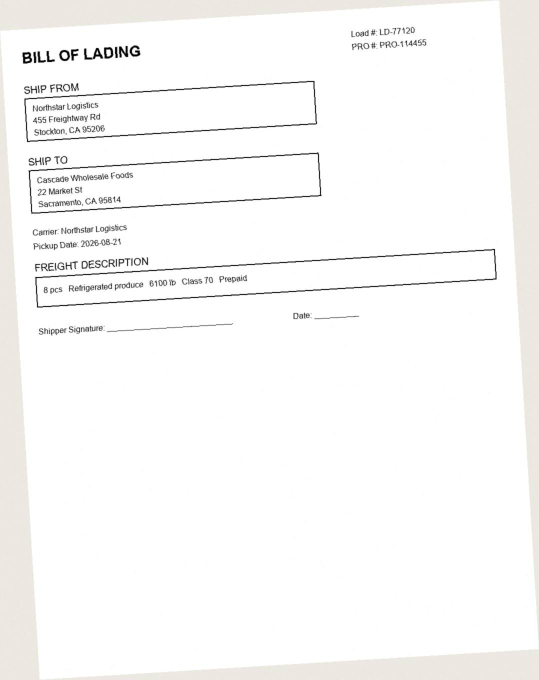
#> input picture samples/bol_northstar_logistics_photo.jpg, 1078 x 1360 px (shown at 1/2 size)
$ python -i generate_samples.py   (imports and definitions only)
#> lines starting #> are read from the running program, lines starting #| are printed output that depends on the picture
#> further down, picture is the input picture: PIL image 1078x1360 RGB; mean R, G, B 249.2, 248.6, 247.9
"""
Generates 3 fictional sample shipment documents used as demo fixtures:
  1. bol_acme_freight.pdf                 - clean printed Bill of Lading (PDF)
  2. bol_northstar_logistics_photo.jpg    - same style, skewed/noisy to simulate a phone photo
  3. pod_acme_freight_delivery.png        - Proof of Delivery with a drawn signature

All company names/addresses are fictional and do not represent any real business.
Run: python samples/generate_samples.py
"""

import math
import random
from pathlib import Path

from reportlab.lib.pagesizes import letter
from reportlab.lib.units import inch
from reportlab.pdfgen import canvas
from PIL import Image, ImageDraw, ImageFont, ImageFilter

OUT_DIR = Path(__file__).parent


# [60 lines left out: function draw_bol_pdf, not called in this run]


def photo_effect(img: Image.Image, angle=3.5, noise=18) -> Image.Image:
#> called with angle = 3.5, noise = 18
    img = img.rotate(angle, expand=True, fillcolor=(235, 232, 225))
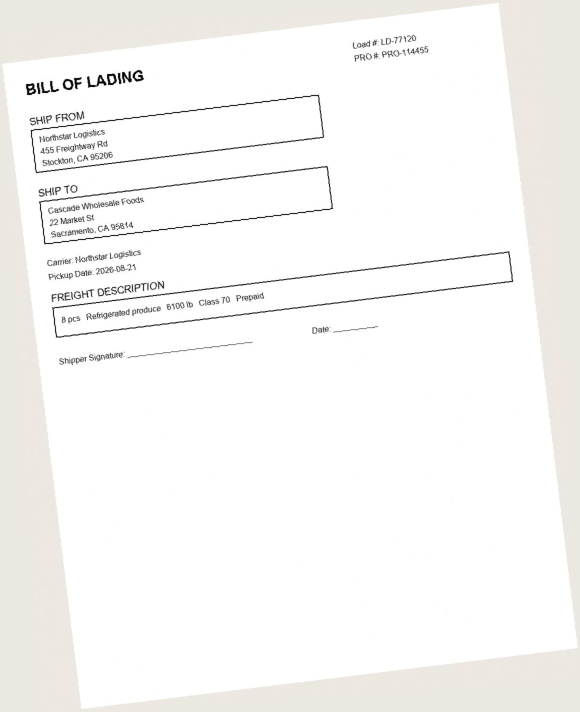
#> img: PIL image 1160x1424 RGB (shown at 1/2 size); mean R, G, B 247.6, 246.8, 245.3
    px = img.load()
    w, h = img.size
#> w = 1160; h = 1424
    for _ in range(int(w * h * 0.02)):
        x = random.randrange(w)
        yv = random.randrange(h)
        n = random.randint(-noise, noise)
        r, g, b = px[x, yv][:3]
        px[x, yv] = (max(0, min(255, r + n)), max(0, min(255, g + n)), max(0, min(255, b + n)))
#> this loop made 33036 passes
#> (r, g, b) on passes 1 to 3: (255, 255, 255), (255, 255, 255), (255, 255, 255)
    img = img.filter(ImageFilter.GaussianBlur(0.6))
    return img


# [84 lines left out: functions draw_bol_image, draw_pod_png, not called in this run]


# [40 lines not run here, left out]

>>> from PIL import Image
>>> picture = Image.open('bol_northstar_logistics_photo.jpg')
>>> result = photo_effect(picture)

$ run again, on samples/pod_acme_freight_delivery.png
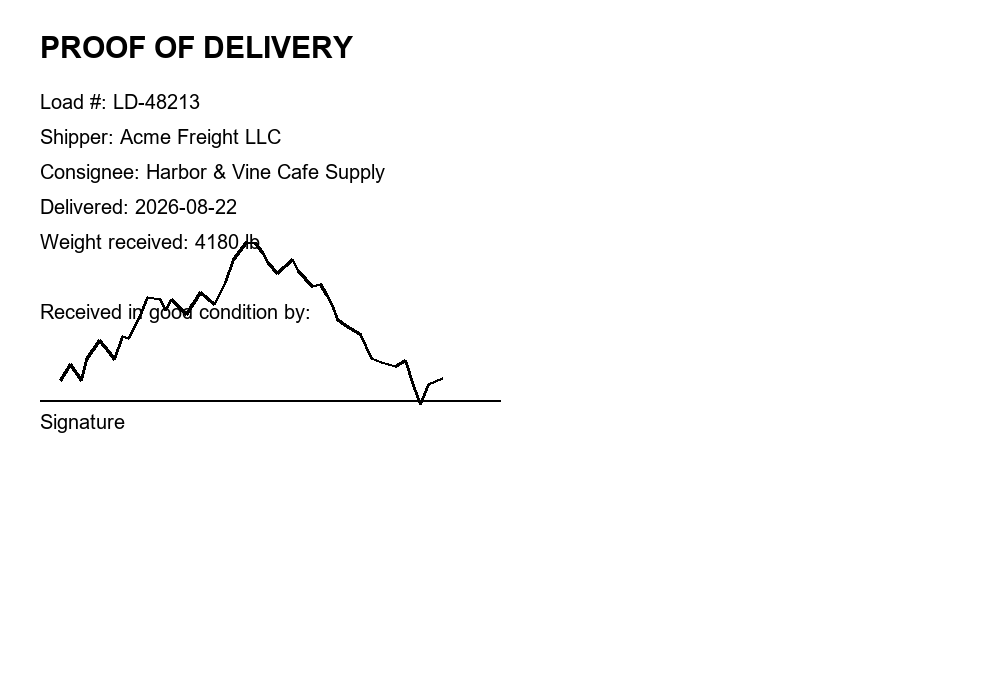
#> input picture samples/pod_acme_freight_delivery.png, 1000 x 700 px
#> picture is the input picture: PIL image 1000x700 RGB; min 0, max 255, mean 250.5
#> in photo_effect, `img = img.rotate(angle, expand=True, fillcolor=(235, 232, 225))`:
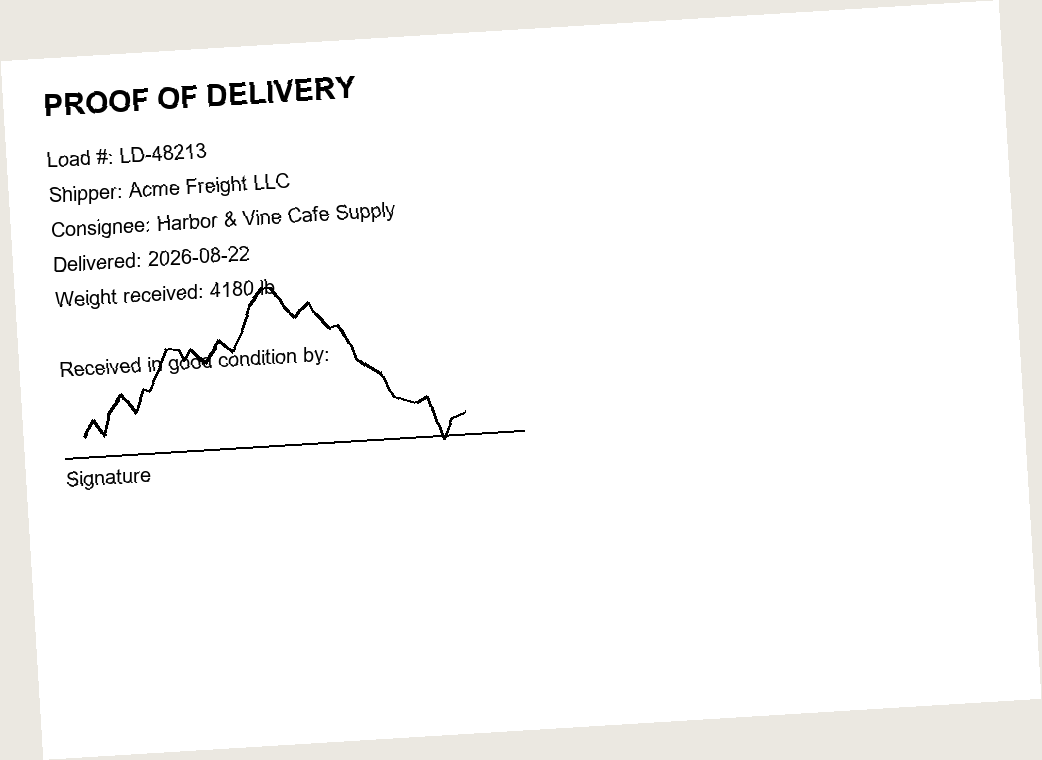
#> img: PIL image 1042x760 RGB; mean R, G, B 248.7, 248.3, 247.5
#> the loop in photo_effect, `for _ in range(int(w * h * 0.02)):` made 15838 passes
#> (r, g, b) on passes 1 to 3: (255, 255, 255), (255, 255, 255), (255, 255, 255)
